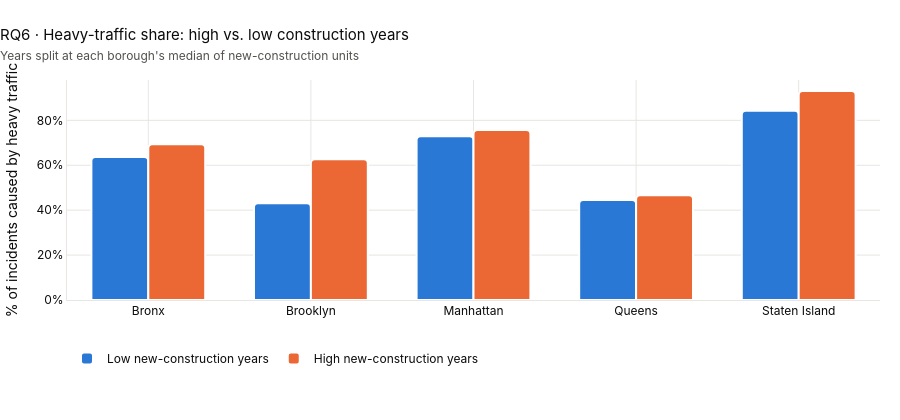

Notebook code cell kept with this figure:
### Markdown cell above
### RQ6 (Ali Sherif Elghayesh)
**Question:** In a borough's high new-construction years, is heavy traffic a larger share of delay reasons than in its low new-construction years?

**Chart:** Grouped bar per borough: heavy-traffic share in years above vs. below that borough's own median of new-construction units.

### Code cell
F.rq6_heavy_traffic_share(yearly).show()

### Figure 1 — Plotly figure (JSON) as saved in the notebook; plotly's stock layout.template omitted (floating-point values rounded to 4 significant figures)
{"data": [{"customdata": [[6, 100366], [6, 102742], [6, 88767], [6, 62605], [6, 16554]], "hovertemplate": "%{x}: %{y:.1f}% heavy traffic<br>%{customdata[0]} school years, %{customdata[1]:,} incidents<extra>Low new-construction years</extra>", "marker": {"color": "#2a78d6", "cornerradius": 4, "line": {"color": "white", "width": 2}}, "name": "Low new-construction years", "type": "bar", "x": ["Bronx", "Brooklyn", "Manhattan", "Queens", "Staten Island"], "y": [63.65, 43.13, 72.94, 44.48, 84.32]}, {"customdata": [[5, 111718], [5, 113965], [5, 92520], [5, 79844], [5, 30207]], "hovertemplate": "%{x}: %{y:.1f}% heavy traffic<br>%{customdata[0]} school years, %{customdata[1]:,} incidents<extra>High new-construction years</extra>", "marker": {"color": "#eb6834", "cornerradius": 4, "line": {"color": "white", "width": 2}}, "name": "High new-construction years", "type": "bar", "x": ["Bronx", "Brooklyn", "Manhattan", "Queens", "Staten Island"], "y": [69.35, 62.67, 75.67, 46.64, 93.07]}], "layout": {"bargap": 0.3, "barmode": "group", "font": {"color": "#0b0b0b", "family": "Inter, Segoe UI, Arial, sans-serif", "size": 12}, "height": 420, "hoverlabel": {"bgcolor": "white", "font": {"size": 12}}, "legend": {"orientation": "h", "title": {"text": ""}, "x": 0, "y": -0.2, "yanchor": "top"}, "margin": {"b": 120, "l": 60, "r": 20, "t": 80}, "title": {"font": {"color": "#0b0b0b", "size": 15}, "text": "RQ6 · Heavy-traffic share: high vs. low construction years<br><span style='font-size:12px;color:#52514e'>Years split at each borough's median of new-construction units</span>", "x": 0, "xanchor": "left"}, "xaxis": {"gridcolor": "#e7e6e2", "linecolor": "#e7e6e2", "zeroline": false}, "yaxis": {"gridcolor": "#e7e6e2", "linecolor": "#e7e6e2", "ticksuffix": "%", "title": {"text": "% of incidents caused by heavy traffic"}, "zeroline": false}}}
